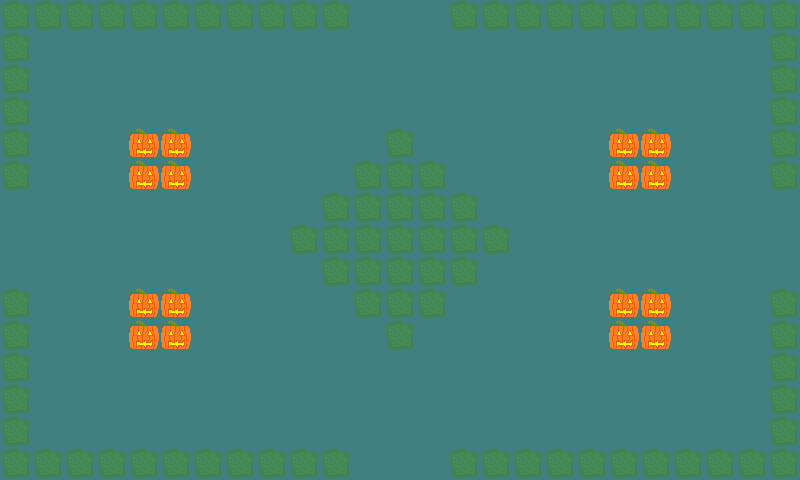

A 2D game scene composited from a Tiled map and its tileset images. What follows is a short description and the map's XML, with every tile layer's data as written:
An orthogonal 25x15 tile map with 32x32 px tiles, 1 tile layer (Tile Layer 1).

<map version="1.2" tiledversion="1.2.0" orientation="orthogonal" renderorder="right-down" width="25" height="15" tilewidth="32" tileheight="32" infinite="0" nextlayerid="2" nextobjectid="1">
 <tileset firstgid="1" source="SpookyTileset.tsx" />
 <layer id="1" name="Tile Layer 1" width="25" height="15">
  <data encoding="csv">
19,19,19,19,19,19,19,19,19,19,19,3,3,3,19,19,19,19,19,19,19,19,19,19,19,
19,3,3,3,3,3,3,3,3,3,3,3,3,3,3,3,3,3,3,3,3,3,3,3,19,
19,3,3,3,3,3,3,3,3,3,3,3,3,3,3,3,3,3,3,3,3,3,3,3,19,
19,3,3,3,3,3,3,3,3,3,3,3,3,3,3,3,3,3,3,3,3,3,3,3,19,
19,3,3,3,14,14,3,3,3,3,3,3,19,3,3,3,3,3,3,14,14,3,3,3,19,
19,3,3,3,14,14,3,3,3,3,3,19,19,19,3,3,3,3,3,14,14,3,3,3,19,
3,3,3,3,3,3,3,3,3,3,19,19,19,19,19,3,3,3,3,3,3,3,3,3,3,
3,3,3,3,3,3,3,3,3,19,19,19,19,19,19,19,3,3,3,3,3,3,3,3,3,
3,3,3,3,3,3,3,3,3,3,19,19,19,19,19,3,3,3,3,3,3,3,3,3,3,
19,3,3,3,14,14,3,3,3,3,3,19,19,19,3,3,3,3,3,14,14,3,3,3,19,
19,3,3,3,14,14,3,3,3,3,3,3,19,3,3,3,3,3,3,14,14,3,3,3,19,
19,3,3,3,3,3,3,3,3,3,3,3,3,3,3,3,3,3,3,3,3,3,3,3,19,
19,3,3,3,3,3,3,3,3,3,3,3,3,3,3,3,3,3,3,3,3,3,3,3,19,
19,3,3,3,3,3,3,3,3,3,3,3,3,3,3,3,3,3,3,3,3,3,3,3,19,
19,19,19,19,19,19,19,19,19,19,19,3,3,3,19,19,19,19,19,19,19,19,19,19,19
</data>
 </layer>
</map>
